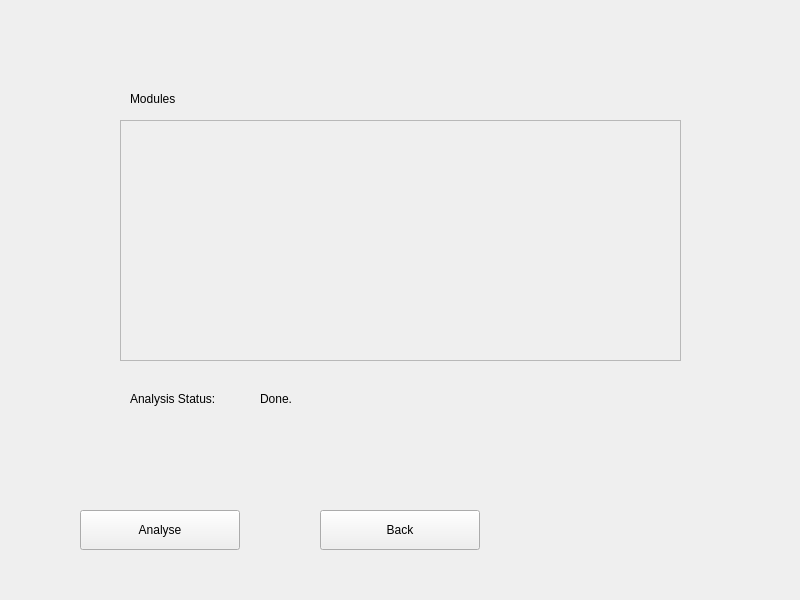
<?xml version="1.0" encoding="UTF-8"?>
<ui version="4.0">
 <class>Analysis</class>
 <widget class="QWidget" name="Analysis">
  <property name="geometry">
   <rect>
    <x>0</x>
    <y>0</y>
    <width>800</width>
    <height>600</height>
   </rect>
  </property>
  <property name="windowTitle">
   <string>Ramas Home</string>
  </property>
  <widget class="QPushButton" name="pushButton">
   <property name="geometry">
    <rect>
     <x>80</x>
     <y>510</y>
     <width>160</width>
     <height>40</height>
    </rect>
   </property>
   <property name="text">
    <string>Analyse</string>
   </property>
  </widget>
  <widget class="QScrollArea" name="scrollArea">
   <property name="geometry">
    <rect>
     <x>120</x>
     <y>120</y>
     <width>561</width>
     <height>241</height>
    </rect>
   </property>
   <property name="widgetResizable">
    <bool>true</bool>
   </property>
   <widget class="QWidget" name="scrollAreaWidgetContents">
    <property name="geometry">
     <rect>
      <x>0</x>
      <y>0</y>
      <width>559</width>
      <height>239</height>
     </rect>
    </property>
   </widget>
  </widget>
  <widget class="QLabel" name="label">
   <property name="geometry">
    <rect>
     <x>130</x>
     <y>90</y>
     <width>121</width>
     <height>17</height>
    </rect>
   </property>
   <property name="text">
    <string>Modules</string>
   </property>
  </widget>
  <widget class="QPushButton" name="pushButton_3">
   <property name="geometry">
    <rect>
     <x>320</x>
     <y>510</y>
     <width>160</width>
     <height>40</height>
    </rect>
   </property>
   <property name="text">
    <string>Back</string>
   </property>
  </widget>
  <widget class="QLabel" name="label_2">
   <property name="geometry">
    <rect>
     <x>130</x>
     <y>390</y>
     <width>121</width>
     <height>17</height>
    </rect>
   </property>
   <property name="text">
    <string>Analysis Status:</string>
   </property>
  </widget>
  <widget class="QLabel" name="label_3">
   <property name="geometry">
    <rect>
     <x>260</x>
     <y>390</y>
     <width>101</width>
     <height>17</height>
    </rect>
   </property>
   <property name="text">
    <string>Done.</string>
   </property>
  </widget>
 </widget>
 <resources/>
 <connections/>
</ui>
